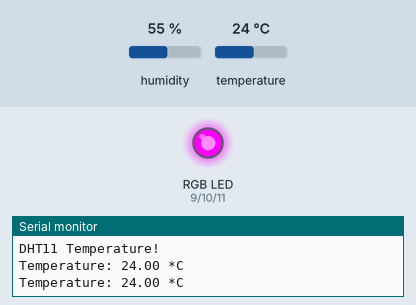
Simulated run of this sketch. Board: Arduino Uno, built with avr-gcc and run on an emulated ATmega328P. Parts: an RGB LED mixed from three pins (HIGH = lit), the last lines printed to the serial monitor. Inputs (shaded band) come from the test bench; at power-on: temperature 24 °C, humidity 55 %.

Above: at 5.8 s.
5.9 s: temperature set to 26 °C
At 8.1 s:
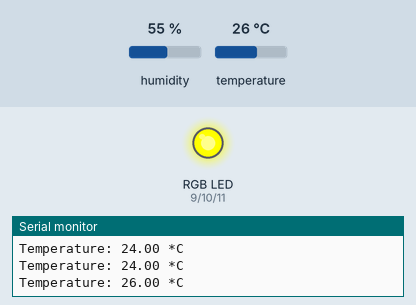
9.6 s: temperature set to 12 °C
At 10.9 s:
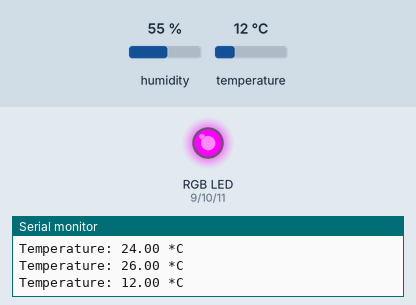
13.3 s: temperature set to 28 °C
At 16.5 s:
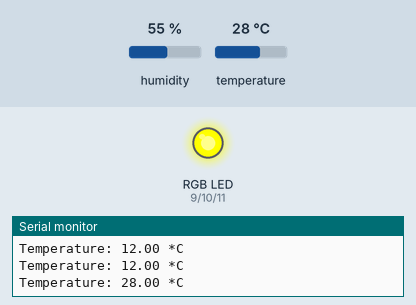
Timing chart, 0 to 18.0 s (numbered marks = the images above; inputs shaded):
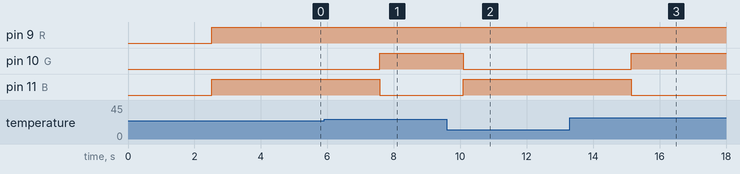

The sketch:

LukasIT_DHT11_Temp_RGBLED_Anodetype.ino
```cpp
#include "DHT.h"  // DHT11 라이브러리를 사용하기 위해서

#define DHTPIN 2     // DHT11 의 out 핀에 연결하기 위한 아두이노 핀 번호 2번 설정

#define DHTTYPE DHT11   // DHT온습도 센서들인 DHT11, DHT22, DHT21 중 여러가지 타입 중 DHT11을 사용

int R = 9 ;  // 아두이노 9번핀을 R이라고 설정
int G = 10 ; // 아두이노 10번핀을 G이라고 설정
int B = 11 ; // 아두이노11번 핀을 B이라고 설정

// DHT11 라이브러리에서 DHT를 사용한다고 명시하는 것인데 여기서는 DHT11온습도센서를
// dht로 선언하여 사용한다고 설정하고 센서에서 제공하는 기능을(함수,메소드) 가져다 쓰기위한 초기화
DHT dht(DHTPIN, DHTTYPE);

void setup() { //<-- 프로그램 시작 시 최초에 한번 시작하는 기능들.

  pinMode(R,OUTPUT); // R핀, 그러니까 아두이노 9번핀을 '출력'으로 설정
  pinMode(G,OUTPUT); // G핀, 그러니까 10번핀을 '출력'으로 설정
  pinMode(B,OUTPUT); // B핀, 그러니까 11번 핀을 '출력'으로 설정

  Serial.begin(9600);   // 시리얼모니터를 9600속도롤 사용하기로 설정
  Serial.println("DHT11 Temperature!"); // 시리얼모니터에 ""를 나타냄

  dht.begin();  // dht로 선언한 DHT11 기능을 시작하도록 설정함
}

void loop() { // <-- 프로그램 시작 하고 매번 이 기능을 수행함

  delay(2500); // DHT11온습도 센서의 센서 값을 읽는 사이에 2.5초간 시간의 기다림이 필요함

  // 기본적으로 섭씨 단위로 dht 온습도 센서의 온도값을 읽어 변수 t에 저장
  float c = dht.readTemperature();

  // 위에서 읽은 온습도 값 중에 제대로 읽히지 않은 값이 있는지 확인
  if (isnan(c)) {
    Serial.println("Failed to read from DHT sensor!"); // 시리얼모니터에 "" 나타냄
    return; // 아래 코드를 수행하지 않고 그냥 빠져나옴
  }

  Serial.print("Temperature: ");
  Serial.print(c); // 변수 c값 (섭씨 온도값)을 나타냄
  Serial.println(" *C ");

  if( c > 24) //<-- 섭씨 24도가 올라가면 Blue LED가 켜짐
  {
    digitalWrite(R,HIGH);    // R핀,,아두이노 9번핀에 양극(+) 전원을 출력
    digitalWrite(G,HIGH);    // G핀,,아두이노 10번핀에 양극(+) 전원을 출력
    digitalWrite(B,LOW); // B핀,,그러니까 아두이노 11번핀에 음극(-) 전원을 출력
  }
  else
  { //<-- 온도가 섭씨 24도 아래이면 Green LED가 꺼짐
    digitalWrite(R,HIGH);    // R핀,,아두이노 9번핀에 양극(+) 전원을 출력
    digitalWrite(G,LOW);    // G핀,,아두이노 10번핀에 음극(-) 전원을 출력
    digitalWrite(B,HIGH); // B핀,,그러니까 아두이노 11번핀에 양극(+) 전원을 출력
  }
}
```

Measured:
- the behaviour switches between 24 and 25 °C on temperature (found by bisection; images 0 and 1)
- after the input at 5.9 s, pin 10 (G): LOW → HIGH after 1.7 s; pin 11 (B): HIGH → LOW after 1.7 s
- after the input at 9.6 s, pin 10 (G): HIGH → LOW after 0.50 s; pin 11 (B): LOW → HIGH after 0.50 s
- after the input at 13.3 s, pin 10 (G): LOW → HIGH after 1.8 s; pin 11 (B): HIGH → LOW after 1.8 s
